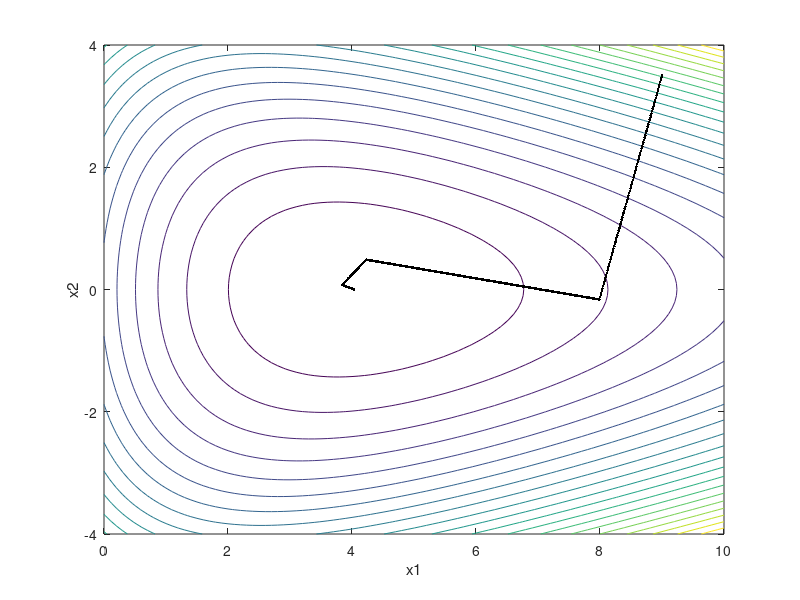

MATLAB code to generate this figure:
% A.2	(P2.23-BFGS) BFGS 方法示例
%  目标函数：y=(exp(-(x1-3)/2))+(exp((x1+4*x2)/10))+(exp((x1-4* x2)/10));
[vx1, vx2] = meshgrid(0: 0.1: 10, -4: 0.1: 4);
y = (exp(-(vx1 - 3)/2)) + (exp((vx1 + 4*vx2)/10)) + (exp((vx1 - 4*vx2)/10));
%  函数可视化
figure(1)
contour(vx1, vx2, y, 20);
hold on;
xlabel('x1');  ylabel('x2');
%  初始点
x1i = 9;
x2i = 3.5;
a = (exp(-(x1i - 3)/2));
b = (exp((x1i + 4*x2i)/10));
c = (exp((x1i - 4*x2i)/10));
yi = a + b + c;
%  计算梯度
aux1 = (-0.5*a) + (0.1*b) + (0.1*c);
aux2 = (0.4*b) - (0.4*c);
g = [aux1; aux2];
%  初始化矩阵A
A = eye(2);  %  2阶单位矩阵I
%  第一步迭代
delta = -A*g;
%  确定x1方向的搜索步长符号
s = 1;
if delta(1) < 0
    s = -1;
end
%  第一次线搜索
m = delta(2)/delta(1);  %  搜索方向的斜率
flag = 1;
yref = yi;
x1 = x1i;
while flag == 1
    x2 = m*(x1 - x1i) + x2i;
    a = (exp(-(x1 - 3)/2));
    b = (exp((x1 + 4*x2)/10));
    c = (exp((x1 - 4*x2)/10));
    y = a + b + c;
    if y > yref
        flag = 0;
    else
        yref = y;
        plot(x1, x2, 'k.');
        x1o = x1;
        x2o = x2;
        x1 = x1 +(s*0.01);
    end
end
x1 = x1o;
x2 = x2o;
%  后续迭代步骤
for M = 1:4
    a = (exp(-(x1 - 3)/2));
    b = (exp((x1 + 4*x2)/10));
    c = (exp((x1 - 4*x2)/10));
    aux1 = (-0.5*a) + (0.1*b) + (0.1*c);
    aux2 = (0.4*b) - (0.4*c);
    go = g;  %  保存旧梯度值
    g = [aux1; aux2];  %  更新梯度向量
    dg = g - go;
    dx = [x1 - x1i; x2 - x2i];
    Ao = A;  %  保存旧的海森近似矩阵
    %  QA(代码片段开始)
    %  更新海森近似矩阵A（BFGS核心公式）
    A = Ao + (((dx*dx')/(dx'*dg))*(1 + (dg'*Ao*dg)/(dx'*dg))) - ...
        ((Ao*dg*dx')/(dx'*dg))-((dx*dg'*Ao)/(dx'*dg));
    %  QB(代码片段结束)
    x1i = x1;  x2i = x2;  %  更新迭代起始点
    %  线搜索（寻找当前方向的最优步长）
    delta = -A*g;
    %  确定x1方向的搜索步长符号
    s = 1;
    if delta(1) < 0
        s = -1;
    end
    m = delta(2)/delta(1);  %  搜索方向的斜率
    flag = 1;
    x1 = x1i;
    while flag == 1
        x2 = m *(x1 - x1i) + x2i;
        a = (exp(-(x1 - 3)/2));
        b = (exp((x1 + 4* x2)/10));
        c = (exp((x1 - 4* x2)/10));
        y = a + b + c;
        if y > yref
            flag = 0;
        else
            yref = y;
            plot(x1, x2, 'k.');
            x1o = x1;
            x2o = x2;
            x1 = x1 + (s*0.01);
        end
    end
    x1 = x1o;
    x2 = x2o;
end
